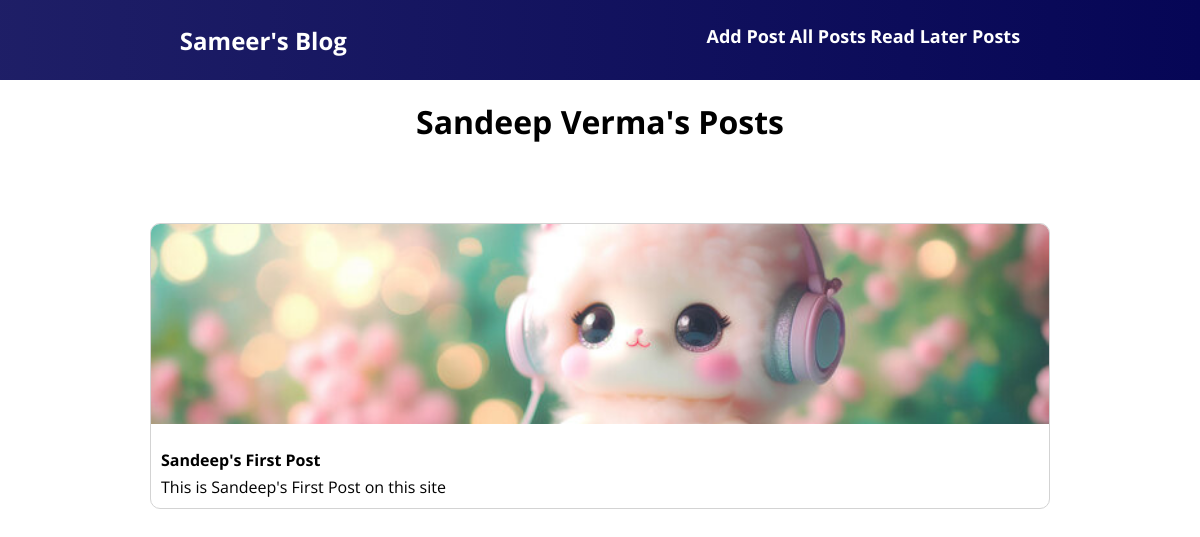
/author/posts/3, run on the app's committed database.
### blog/models.py (models this page shows, shortened)
class Post(models.Model):
  title=models.CharField(max_length=200)
  meta = models.TextField()
  image = models.ImageField(upload_to="images",null=True)
  date = models.DateTimeField(auto_now=True)
  slug = models.SlugField(db_index=True)
  content = models.TextField()
  author = models.ForeignKey(Author, on_delete=models.CASCADE, related_name="posts")
  tags = models.ManyToManyField(Tag,related_name="posts")
  def get_absolute_url(self):
      return reverse("single-post",args=[self.slug,self.id])

### blog/views.py (the view)
# urls.py: path('author/posts/<int:id>', views.AuthorPosts.as_view(), name="author-posts"),
class AuthorPosts(View):
    def get(self, request, id):
        try:
            author = Author.objects.get(pk=id)
            author_posts = author.posts.all()
            return render(request, "blog/author_posts.html", {
                "author_name": f"{author.first_name} {author.last_name}",
                "author_posts": author_posts
            })
        except:
            return Http404()

### blog/templates/blog/author_posts.html (shortened to what this page needs)
{% extends "base.html" %}
{% load static %}
{% block css_files %}
  <link rel="stylesheet" href="{% static "blog/header.css" %}"/>
  <link rel="stylesheet" href="{% static "blog/posts.css" %}"/>
{% endblock css_files %}
{% block content %}
  {% include "blog/includes/header.html" %}
  <div class="container">
    <h1>{{author_name}}'s Posts</h1>
    <div class="posts-container">
      {% for post in author_posts %}
        {% include "blog/includes/post_title_meta.html" %}
      {% endfor %}
    </div>
  </div>
{% endblock content %}

### blog/templates/blog/includes/post_title_meta.html
<div class="post">
  <a href="{{ post.get_absolute_url }}">
    <img src="{{post.image.url}}"/>
    <div class="post-text">
      <h4>{{post.title}}</h4>
      <p>{{post.meta}}</p>
    </div>
  </a>
</div>

### static/styles.css (style rules this page uses)
* { font-family: "Open Sans", sans-serif, "Times New Roman", Times, serif; box-sizing: border-box; padding: 0; margin: 0; }
a { text-decoration: none; color: black; }
.container { display: flex; align-items: center; flex-direction: column; gap:10vh; padding:20px; }

### blog/static/blog/posts.css (style rules this page uses)
.posts-container { display: grid; grid-template-columns: repeat(auto-fit,minmax(200px,1fr)); gap:20px; width: 100%; max-width: 900px; }
.post img { width:100%; height:200px; object-fit: cover; margin-bottom: 10px; }
.post-text { padding:10px; }
.post-text p { margin-top:5px; }

### data on the page
Post: image (picture), title "Sandeep's First Post", meta "This is Sandeep's First Post on this site"

### other printed values
{{ author_name }} "Sandeep Verma"
